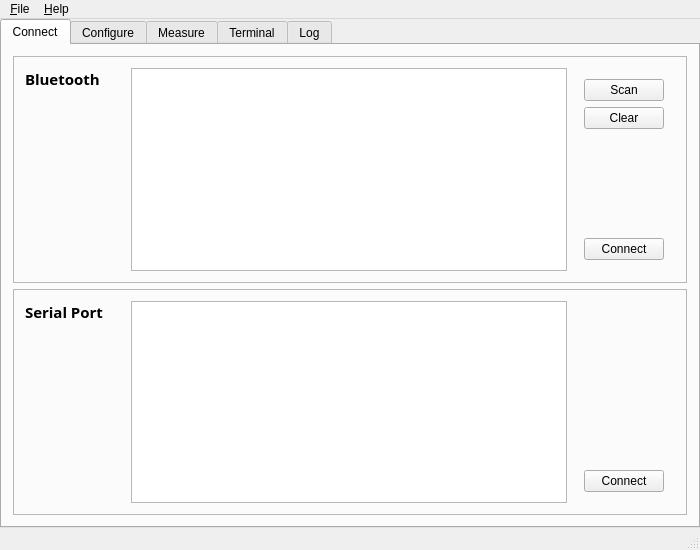
<?xml version="1.0" encoding="UTF-8"?>
<ui version="4.0">
 <class>MainWindow</class>
 <widget class="QMainWindow" name="MainWindow">
  <property name="geometry">
   <rect>
    <x>0</x>
    <y>0</y>
    <width>700</width>
    <height>550</height>
   </rect>
  </property>
  <property name="windowTitle">
   <string>MainWindow</string>
  </property>
  <widget class="QWidget" name="centralWidget">
   <layout class="QHBoxLayout" name="horizontalLayout">
    <property name="leftMargin">
     <number>0</number>
    </property>
    <property name="topMargin">
     <number>0</number>
    </property>
    <property name="rightMargin">
     <number>0</number>
    </property>
    <property name="bottomMargin">
     <number>0</number>
    </property>
    <item>
     <widget class="QTabWidget" name="tabWidget">
      <property name="autoFillBackground">
       <bool>false</bool>
      </property>
      <property name="tabShape">
       <enum>QTabWidget::Rounded</enum>
      </property>
      <property name="currentIndex">
       <number>0</number>
      </property>
      <widget class="QWidget" name="tab">
       <attribute name="title">
        <string>Connect</string>
       </attribute>
       <layout class="QVBoxLayout" name="verticalLayout_2">
        <item>
         <widget class="QFrame" name="frame">
          <property name="frameShape">
           <enum>QFrame::StyledPanel</enum>
          </property>
          <property name="frameShadow">
           <enum>QFrame::Raised</enum>
          </property>
          <layout class="QHBoxLayout" name="horizontalLayout_4">
           <item>
            <widget class="QLabel" name="label_2">
             <property name="minimumSize">
              <size>
               <width>100</width>
               <height>0</height>
              </size>
             </property>
             <property name="font">
              <font>
               <family>Sans Serif</family>
               <pointsize>11</pointsize>
               <weight>75</weight>
               <bold>true</bold>
              </font>
             </property>
             <property name="text">
              <string>Bluetooth</string>
             </property>
             <property name="alignment">
              <set>Qt::AlignLeading|Qt::AlignLeft|Qt::AlignTop</set>
             </property>
            </widget>
           </item>
           <item>
            <widget class="QListWidget" name="listWidget"/>
           </item>
           <item>
            <widget class="QWidget" name="widget" native="true">
             <layout class="QVBoxLayout" name="verticalLayout">
              <item>
               <widget class="QPushButton" name="pushButton_4">
                <property name="text">
                 <string>Scan</string>
                </property>
               </widget>
              </item>
              <item>
               <widget class="QPushButton" name="pushButton_3">
                <property name="text">
                 <string>Clear</string>
                </property>
               </widget>
              </item>
              <item>
               <spacer name="verticalSpacer">
                <property name="orientation">
                 <enum>Qt::Vertical</enum>
                </property>
                <property name="sizeHint" stdset="0">
                 <size>
                  <width>20</width>
                  <height>40</height>
                 </size>
                </property>
               </spacer>
              </item>
              <item>
               <widget class="QPushButton" name="pushButton_2">
                <property name="text">
                 <string>Connect</string>
                </property>
               </widget>
              </item>
             </layout>
            </widget>
           </item>
          </layout>
         </widget>
        </item>
        <item>
         <widget class="QFrame" name="frame_2">
          <property name="font">
           <font>
            <weight>50</weight>
            <bold>false</bold>
           </font>
          </property>
          <property name="frameShape">
           <enum>QFrame::StyledPanel</enum>
          </property>
          <property name="frameShadow">
           <enum>QFrame::Raised</enum>
          </property>
          <layout class="QHBoxLayout" name="horizontalLayout_5">
           <item>
            <widget class="QLabel" name="label">
             <property name="minimumSize">
              <size>
               <width>100</width>
               <height>0</height>
              </size>
             </property>
             <property name="font">
              <font>
               <family>Sans Serif</family>
               <pointsize>11</pointsize>
               <weight>75</weight>
               <bold>true</bold>
              </font>
             </property>
             <property name="text">
              <string>Serial Port</string>
             </property>
             <property name="scaledContents">
              <bool>false</bool>
             </property>
             <property name="alignment">
              <set>Qt::AlignLeading|Qt::AlignLeft|Qt::AlignTop</set>
             </property>
            </widget>
           </item>
           <item>
            <widget class="QListWidget" name="listWidget_2"/>
           </item>
           <item>
            <widget class="QWidget" name="widget_2" native="true">
             <layout class="QVBoxLayout" name="verticalLayout_3">
              <item>
               <spacer name="verticalSpacer_2">
                <property name="orientation">
                 <enum>Qt::Vertical</enum>
                </property>
                <property name="sizeHint" stdset="0">
                 <size>
                  <width>20</width>
                  <height>40</height>
                 </size>
                </property>
               </spacer>
              </item>
              <item>
               <widget class="QPushButton" name="pushButton">
                <property name="text">
                 <string>Connect</string>
                </property>
               </widget>
              </item>
             </layout>
            </widget>
           </item>
          </layout>
         </widget>
        </item>
       </layout>
      </widget>
      <widget class="QWidget" name="tab_2">
       <attribute name="title">
        <string>Configure</string>
       </attribute>
       <layout class="QGridLayout" name="gridLayout">
        <item row="0" column="1">
         <widget class="QFrame" name="frame_3">
          <property name="frameShape">
           <enum>QFrame::StyledPanel</enum>
          </property>
          <property name="frameShadow">
           <enum>QFrame::Raised</enum>
          </property>
          <layout class="QFormLayout" name="formLayout">
           <item row="3" column="0">
            <widget class="QLabel" name="label_4">
             <property name="text">
              <string>Data Rate</string>
             </property>
            </widget>
           </item>
           <item row="1" column="0">
            <widget class="QLabel" name="label_3">
             <property name="text">
              <string>Enabled Axes</string>
             </property>
            </widget>
           </item>
           <item row="1" column="1">
            <widget class="QWidget" name="widget_4" native="true">
             <layout class="QHBoxLayout" name="horizontalLayout_3">
              <property name="leftMargin">
               <number>0</number>
              </property>
              <property name="topMargin">
               <number>0</number>
              </property>
              <property name="rightMargin">
               <number>0</number>
              </property>
              <property name="bottomMargin">
               <number>0</number>
              </property>
              <item>
               <spacer name="horizontalSpacer_2">
                <property name="orientation">
                 <enum>Qt::Horizontal</enum>
                </property>
                <property name="sizeHint" stdset="0">
                 <size>
                  <width>40</width>
                  <height>20</height>
                 </size>
                </property>
               </spacer>
              </item>
              <item>
               <widget class="QCheckBox" name="checkBox">
                <property name="text">
                 <string>X</string>
                </property>
               </widget>
              </item>
              <item>
               <widget class="QCheckBox" name="checkBox_2">
                <property name="text">
                 <string>Y</string>
                </property>
               </widget>
              </item>
              <item>
               <widget class="QCheckBox" name="checkBox_3">
                <property name="text">
                 <string>Z</string>
                </property>
               </widget>
              </item>
             </layout>
            </widget>
           </item>
           <item row="3" column="1">
            <widget class="QComboBox" name="comboBox"/>
           </item>
          </layout>
         </widget>
        </item>
        <item row="2" column="1">
         <widget class="QFrame" name="frame_4">
          <property name="frameShape">
           <enum>QFrame::StyledPanel</enum>
          </property>
          <property name="frameShadow">
           <enum>QFrame::Raised</enum>
          </property>
          <layout class="QFormLayout" name="formLayout_2">
           <item row="0" column="0">
            <widget class="QLabel" name="label_5">
             <property name="text">
              <string>TextLabel</string>
             </property>
            </widget>
           </item>
           <item row="1" column="0">
            <widget class="QLabel" name="label_6">
             <property name="text">
              <string>TextLabel</string>
             </property>
            </widget>
           </item>
           <item row="0" column="1">
            <widget class="QLineEdit" name="lineEdit"/>
           </item>
           <item row="1" column="1">
            <widget class="QLineEdit" name="lineEdit_2"/>
           </item>
          </layout>
         </widget>
        </item>
        <item row="5" column="1">
         <widget class="QWidget" name="widget_3" native="true">
          <property name="sizePolicy">
           <sizepolicy hsizetype="Preferred" vsizetype="Preferred">
            <horstretch>0</horstretch>
            <verstretch>0</verstretch>
           </sizepolicy>
          </property>
          <layout class="QHBoxLayout" name="horizontalLayout_2">
           <item>
            <spacer name="horizontalSpacer">
             <property name="orientation">
              <enum>Qt::Horizontal</enum>
             </property>
             <property name="sizeHint" stdset="0">
              <size>
               <width>40</width>
               <height>20</height>
              </size>
             </property>
            </spacer>
           </item>
           <item>
            <widget class="QPushButton" name="pushButton_5">
             <property name="text">
              <string>PushButton</string>
             </property>
            </widget>
           </item>
          </layout>
         </widget>
        </item>
        <item row="4" column="1">
         <spacer name="verticalSpacer_3">
          <property name="orientation">
           <enum>Qt::Vertical</enum>
          </property>
          <property name="sizeHint" stdset="0">
           <size>
            <width>20</width>
            <height>40</height>
           </size>
          </property>
         </spacer>
        </item>
        <item row="3" column="1">
         <widget class="QFrame" name="frame_5">
          <property name="frameShape">
           <enum>QFrame::StyledPanel</enum>
          </property>
          <property name="frameShadow">
           <enum>QFrame::Raised</enum>
          </property>
          <layout class="QFormLayout" name="formLayout_3">
           <item row="0" column="0">
            <widget class="QLabel" name="label_7">
             <property name="text">
              <string>TextLabel</string>
             </property>
            </widget>
           </item>
           <item row="0" column="1">
            <widget class="QLineEdit" name="lineEdit_3"/>
           </item>
          </layout>
         </widget>
        </item>
        <item row="0" column="0">
         <widget class="QLabel" name="label_8">
          <property name="text">
           <string>Accelerometer</string>
          </property>
          <property name="alignment">
           <set>Qt::AlignLeading|Qt::AlignLeft|Qt::AlignTop</set>
          </property>
         </widget>
        </item>
        <item row="2" column="0">
         <widget class="QLabel" name="label_9">
          <property name="text">
           <string>Microphone</string>
          </property>
          <property name="alignment">
           <set>Qt::AlignLeading|Qt::AlignLeft|Qt::AlignTop</set>
          </property>
         </widget>
        </item>
        <item row="3" column="0">
         <widget class="QLabel" name="label_10">
          <property name="text">
           <string>GPS</string>
          </property>
          <property name="alignment">
           <set>Qt::AlignLeading|Qt::AlignLeft|Qt::AlignTop</set>
          </property>
         </widget>
        </item>
       </layout>
      </widget>
      <widget class="QWidget" name="tab_3">
       <attribute name="title">
        <string>Measure</string>
       </attribute>
       <widget class="QGraphicsView" name="graphicsView">
        <property name="geometry">
         <rect>
          <x>60</x>
          <y>20</y>
          <width>481</width>
          <height>321</height>
         </rect>
        </property>
       </widget>
      </widget>
      <widget class="QWidget" name="tab_4">
       <attribute name="title">
        <string>Terminal</string>
       </attribute>
       <layout class="QVBoxLayout" name="verticalLayout_4">
        <item>
         <widget class="QTextBrowser" name="textBrowser"/>
        </item>
        <item>
         <widget class="QWidget" name="widget_5" native="true">
          <layout class="QHBoxLayout" name="horizontalLayout_6">
           <property name="leftMargin">
            <number>8</number>
           </property>
           <property name="topMargin">
            <number>12</number>
           </property>
           <property name="rightMargin">
            <number>8</number>
           </property>
           <property name="bottomMargin">
            <number>12</number>
           </property>
           <item>
            <widget class="QLineEdit" name="lineEdit_4"/>
           </item>
           <item>
            <widget class="QPushButton" name="pushButton_6">
             <property name="text">
              <string>PushButton</string>
             </property>
            </widget>
           </item>
          </layout>
         </widget>
        </item>
       </layout>
      </widget>
      <widget class="QWidget" name="tab_5">
       <attribute name="title">
        <string>Log</string>
       </attribute>
       <layout class="QVBoxLayout" name="verticalLayout_5">
        <item>
         <widget class="QTextBrowser" name="textBrowser_2"/>
        </item>
       </layout>
      </widget>
     </widget>
    </item>
   </layout>
  </widget>
  <widget class="QMenuBar" name="menuBar">
   <property name="geometry">
    <rect>
     <x>0</x>
     <y>0</y>
     <width>700</width>
     <height>19</height>
    </rect>
   </property>
   <property name="nativeMenuBar">
    <bool>false</bool>
   </property>
   <widget class="QMenu" name="menu_File">
    <property name="title">
     <string>&amp;File</string>
    </property>
    <addaction name="actionClose"/>
   </widget>
   <widget class="QMenu" name="menu_Help">
    <property name="title">
     <string>&amp;Help</string>
    </property>
    <addaction name="actionAbout"/>
   </widget>
   <addaction name="menu_File"/>
   <addaction name="menu_Help"/>
  </widget>
  <widget class="QStatusBar" name="statusBar"/>
  <action name="actionClose">
   <property name="text">
    <string>Close</string>
   </property>
  </action>
  <action name="actionAbout">
   <property name="text">
    <string>About</string>
   </property>
  </action>
 </widget>
 <layoutdefault spacing="6" margin="11"/>
 <resources/>
 <connections/>
</ui>
